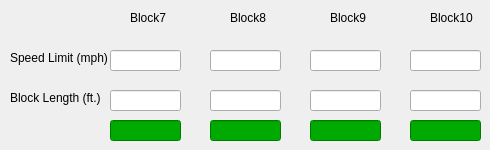
      <widget class="QWidget" name="controller3">
       <attribute name="title">
        <string>Controller 3</string>
       </attribute>
       <widget class="QLabel" name="label_13">
        <property name="geometry">
         <rect>
          <x>130</x>
          <y>10</y>
          <width>49</width>
          <height>16</height>
         </rect>
        </property>
        <property name="text">
         <string>Block7</string>
        </property>
       </widget>
       <widget class="QLabel" name="label_14">
        <property name="geometry">
         <rect>
          <x>230</x>
          <y>10</y>
          <width>49</width>
          <height>16</height>
         </rect>
        </property>
        <property name="text">
         <string>Block8</string>
        </property>
       </widget>
       <widget class="QLabel" name="label_15">
        <property name="geometry">
         <rect>
          <x>330</x>
          <y>10</y>
          <width>49</width>
          <height>16</height>
         </rect>
        </property>
        <property name="text">
         <string>Block9</string>
        </property>
       </widget>
       <widget class="QLabel" name="label_16">
        <property name="geometry">
         <rect>
          <x>430</x>
          <y>10</y>
          <width>49</width>
          <height>16</height>
         </rect>
        </property>
        <property name="text">
         <string>Block10</string>
        </property>
       </widget>
       <widget class="QLabel" name="label_30">
        <property name="geometry">
         <rect>
          <x>10</x>
          <y>50</y>
          <width>101</width>
          <height>16</height>
         </rect>
        </property>
        <property name="text">
         <string>Speed Limit (mph)</string>
        </property>
       </widget>
       <widget class="QLabel" name="label_33">
        <property name="geometry">
         <rect>
          <x>10</x>
          <y>90</y>
          <width>101</width>
          <height>16</height>
         </rect>
        </property>
        <property name="text">
         <string>Block Length (ft.)</string>
        </property>
       </widget>
       <widget class="QLineEdit" name="block7controllerSpeedLimitDisplay">
        <property name="geometry">
         <rect>
          <x>110</x>
          <y>50</y>
          <width>71</width>
          <height>21</height>
         </rect>
        </property>
       </widget>
       <widget class="QLineEdit" name="block8controllerSpeedLimitDisplay">
        <property name="geometry">
         <rect>
          <x>210</x>
          <y>50</y>
          <width>71</width>
          <height>21</height>
         </rect>
        </property>
       </widget>
       <widget class="QLineEdit" name="block9controllerSpeedLimitDisplay">
        <property name="geometry">
         <rect>
          <x>310</x>
          <y>50</y>
          <width>71</width>
          <height>21</height>
         </rect>
        </property>
       </widget>
       <widget class="QLineEdit" name="block10controllerSpeedLimitDisplay">
        <property name="geometry">
         <rect>
          <x>410</x>
          <y>50</y>
          <width>71</width>
          <height>21</height>
         </rect>
        </property>
       </widget>
       <widget class="QLineEdit" name="block7controllerBlockLengthDisplay">
        <property name="geometry">
         <rect>
          <x>110</x>
          <y>90</y>
          <width>71</width>
          <height>21</height>
         </rect>
        </property>
       </widget>
       <widget class="QLineEdit" name="block8controllerBlockLengthDisplay">
        <property name="geometry">
         <rect>
          <x>210</x>
          <y>90</y>
          <width>71</width>
          <height>21</height>
         </rect>
        </property>
       </widget>
       <widget class="QLineEdit" name="block9controllerBlockLengthDisplay">
        <property name="geometry">
         <rect>
          <x>310</x>
          <y>90</y>
          <width>71</width>
          <height>21</height>
         </rect>
        </property>
       </widget>
       <widget class="QLineEdit" name="block10controllerBlockLengthDisplay">
        <property name="geometry">
         <rect>
          <x>410</x>
          <y>90</y>
          <width>71</width>
          <height>21</height>
         </rect>
        </property>
       </widget>
       <widget class="QLineEdit" name="Block7controllerOcc">
        <property name="geometry">
         <rect>
          <x>110</x>
          <y>120</y>
          <width>71</width>
          <height>21</height>
         </rect>
        </property>
        <property name="styleSheet">
         <string notr="true">background-color: rgb(0,170, 0)</string>
        </property>
        <property name="text">
         <string/>
        </property>
       </widget>
       <widget class="QLineEdit" name="Block8controllerOcc">
        <property name="geometry">
         <rect>
          <x>210</x>
          <y>120</y>
          <width>71</width>
          <height>21</height>
         </rect>
        </property>
        <property name="styleSheet">
         <string notr="true">background-color: rgb(0,170, 0)</string>
        </property>
        <property name="text">
         <string/>
        </property>
       </widget>
       <widget class="QLineEdit" name="Block9controllerOcc">
        <property name="geometry">
         <rect>
          <x>310</x>
          <y>120</y>
          <width>71</width>
          <height>21</height>
         </rect>
        </property>
        <property name="styleSheet">
         <string notr="true">background-color: rgb(0,170, 0)</string>
        </property>
        <property name="text">
         <string/>
        </property>
       </widget>
       <widget class="QLineEdit" name="Block10controllerOcc">
        <property name="geometry">
         <rect>
          <x>410</x>
          <y>120</y>
          <width>71</width>
          <height>21</height>
         </rect>
        </property>
        <property name="styleSheet">
         <string notr="true">background-color: rgb(0,170, 0)</string>
        </property>
        <property name="text">
         <string/>
        </property>
       </widget>
      </widget>
